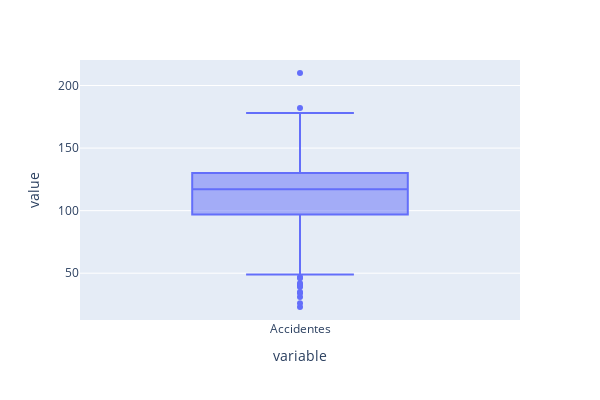

Notebook source saved alongside this figure:
### Code cell
#IDENTIFICAMOS LOS OUTLIERS EN EL DIAGRAMA DE CAJA, ESTOS SE ENCUENTRAN FUERA DE LOS RANGOS INTERCUARTILICOS
fig = px.box(accidentes, width = 600, height=400)
fig.show()

### Figure 1 — Plotly figure (JSON) as saved in the notebook; plotly's stock layout.template omitted (floating-point values rounded to 4 significant figures; data arrays with more than 128 entries replaced by an {"elided": "..."} marker saying what was removed)
{"data": [{"alignmentgroup": "True", "hovertemplate": "variable=%{x}<br>value=%{y}<extra></extra>", "legendgroup": "", "marker": {"color": "#636efa"}, "name": "", "notched": false, "offsetgroup": "", "orientation": "v", "showlegend": false, "type": "box", "x": {"elided": "1600 str values"}, "x0": " ", "xaxis": "x", "y": {"elided": "1600 int values"}, "y0": " ", "yaxis": "y"}], "layout": {"boxmode": "group", "height": 400, "legend": {"tracegroupgap": 0}, "margin": {"t": 60}, "width": 600, "xaxis": {"anchor": "y", "domain": [0, 1], "title": {"text": "variable"}}, "yaxis": {"anchor": "x", "domain": [0, 1], "title": {"text": "value"}}}}
